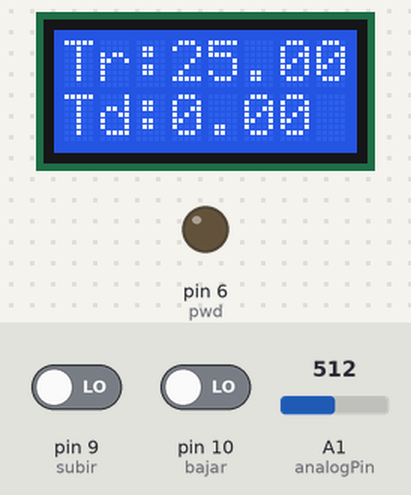
The sketch below on a simulated Arduino Uno, built with avr-gcc and run on an emulated ATmega328P. Parts: 8×2 character LCD, output pins drawn as LEDs (lit = HIGH). Inputs (shaded band) come from the test bench; at power-on: pin 9 (subir) LOW, A1 (analogPin) = 512, pin 10 (bajar) LOW. What the sketch prints to the serial monitor is not drawn.

Above: at 1.2 s.
1.3 s: pin 9 (subir) driven HIGH
At 2.78 s:
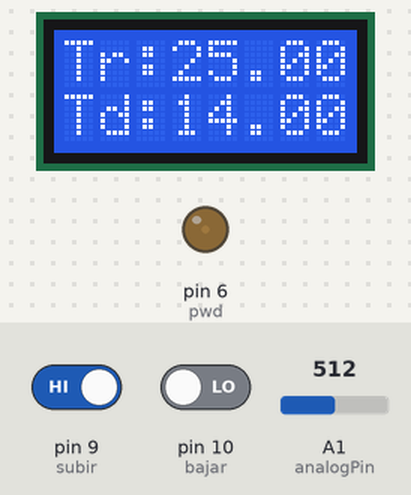
4.3 s: A1 (analogPin) set to 618
At 4.46 s:
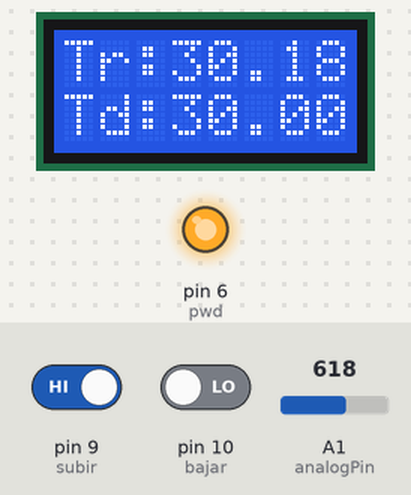
5.9 s: A1 (analogPin) set to 632
At 6.02 s:
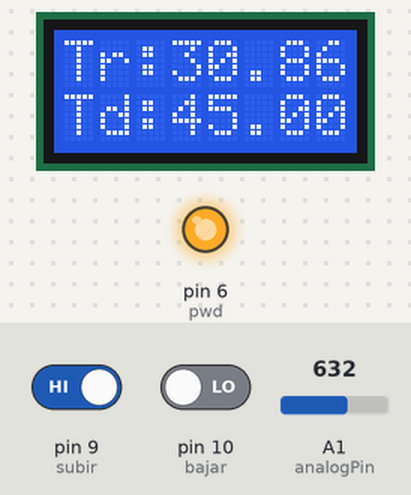
7.4 s: pin 10 (bajar) driven HIGH
8.9 s: pin 9 (subir) driven LOW
At 9.03 s:
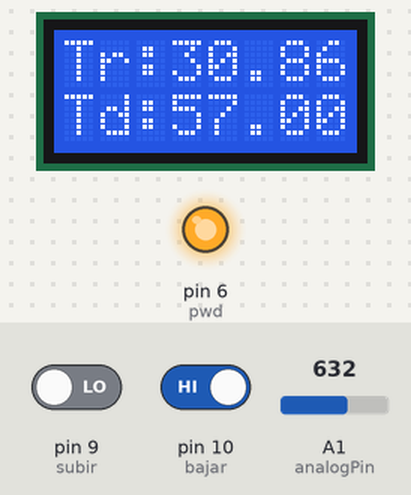
11.8 s: A1 (analogPin) set to 716
At 12.06 s:
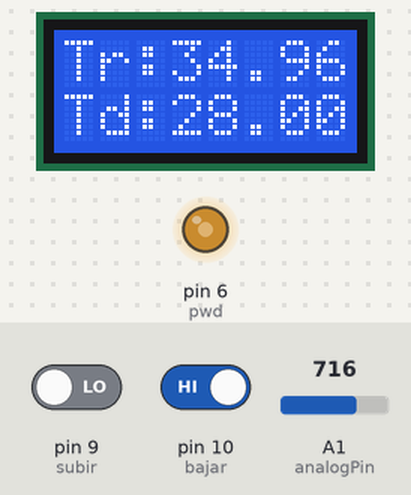
Timing chart, 0 to 14.4 s (numbered marks = the images above; inputs shaded):
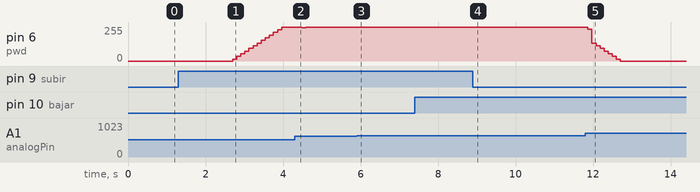

Measured:
- after the input at 1.3 s, pin 6 (pwd): moves from 0/255 to 255/255 over 1.3 s, starting after 1.4 s; the display: first changes after 0.08 s (image 1 shows a later state)
- after the input at 4.3 s, pin 6 (pwd): 255/255 → 251/255 after 0.18 s, → 255/255 0.10 s later
- after the input at 7.4 s, every drawn part: stays the same
- after the input at 8.9 s, the display: changes after 0.09 s (image 4)

The sketch:

temperatura.ino
```cpp
#include <LiquidCrystal.h>


int analogPin = 1;
int pwd = 6;
int subir = 9;
int bajar = 10;
float val = 0;
float val_ventilador = 0;
float error;
float temp_deseada = 0;

LiquidCrystal lcd(12,11,5,4,3,2);

void setup() {
  // put your setup code here, to run once:
  Serial.begin(9600);
  lcd.begin(8,2);
  pinMode(pwd, OUTPUT);
  pinMode(subir, INPUT);
  pinMode(bajar, INPUT);


}

float controlador(float valor_real, float valor_deseado) {
  float error = 0;
  error = valor_real - valor_deseado;
  //Serial.print("El valor de comando error: ");
  //Serial.println(error);
  return error;

}

void loop() {
  // put your main code here, to run repeatedly:
  val = analogRead(analogPin);


  val = (val*5)/1024;

  Serial.print("La temperatura es de: ");
  Serial.println(val * 10);


  //PULSADORES
  //Subir temperatura: digital port  9
  //Bajar temperatura: digital port 10

  if(digitalRead(subir)){
    temp_deseada++;
  }
  if(digitalRead(bajar) && temp_deseada > 0){
    temp_deseada--;
  }

  //Temperatura real
  lcd.setCursor(0,0);
  lcd.print("Tr: ");
  lcd.setCursor(3,0);
  lcd.print(val*10);


  //Temperatura deseada
  lcd.setCursor(0,1);
  lcd.print("Td: ");
  lcd.setCursor(3,1);
  lcd.print(temp_deseada);

  //Controlador Proporcional

  float comando = 20*controlador(val*10, temp_deseada);

  //Serial.print("El valor de comando es: ");
  //Serial.println(comando);

  if(comando > 255)
    comando = 255;
  else if(comando < 0)
    comando = 0;

  Serial.print("El valor de comando es: ");
  Serial.println(comando);


  float comando_apl = 255 - comando;


  Serial.print("El valor de comando aplicado es: ");
  Serial.println(comando_apl);

  analogWrite(pwd, comando_apl);


}
```
